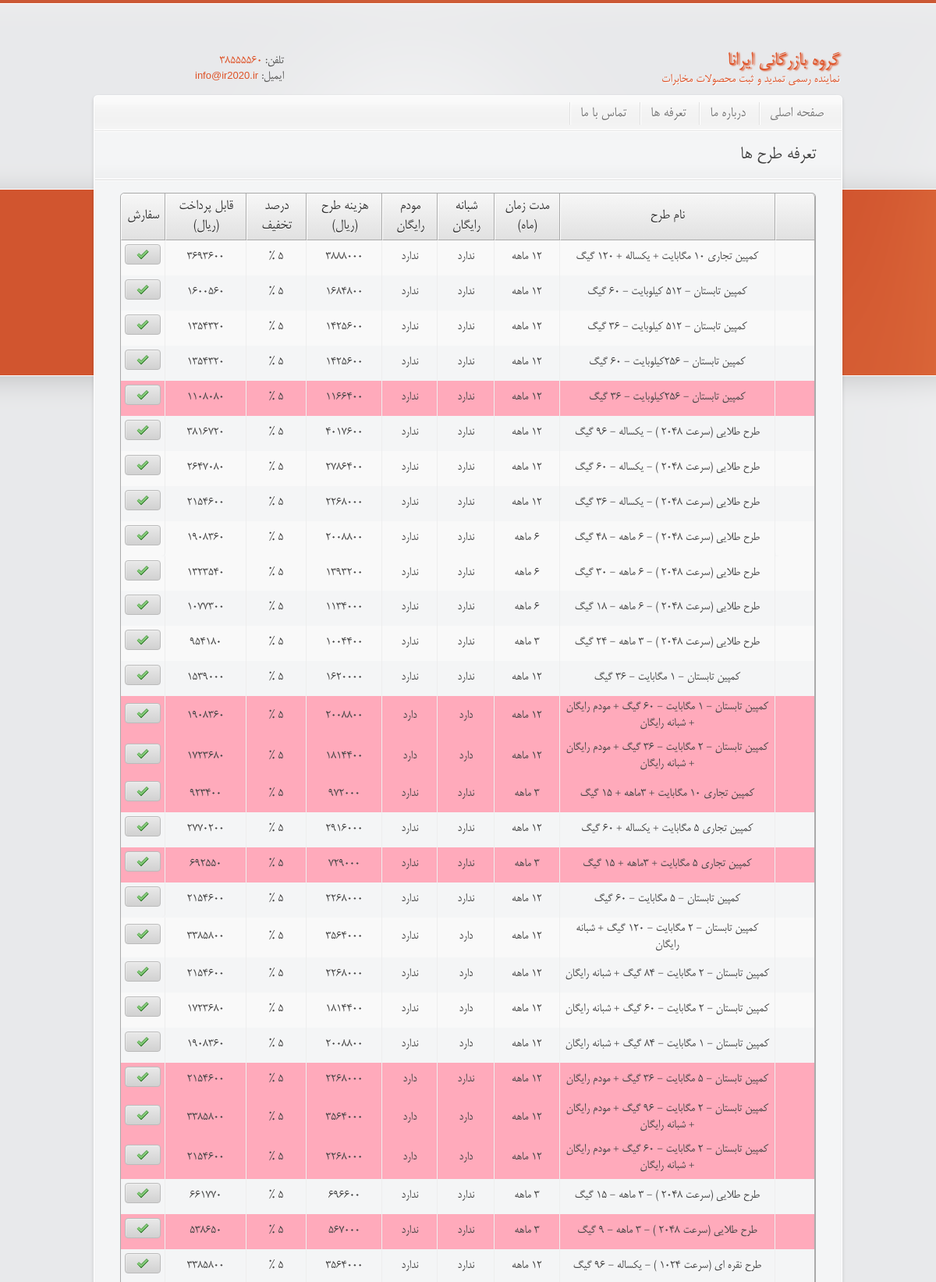
Screenshot of /price.php (upper part) with the database file from the repository.
### tables this page shows
CREATE TABLE IF NOT EXISTS `settings` (
`id` int(11) NOT NULL,
  `key` varchar(30) NOT NULL,
  `value` text NOT NULL
);

CREATE TABLE IF NOT EXISTS `plans` (
`id` int(11) NOT NULL,
  `pname` varchar(100) NOT NULL,
  `month` int(11) NOT NULL,
  `gig` int(11) NOT NULL,
  `night` tinyint(1) NOT NULL,
  `modem` tinyint(1) NOT NULL,
  `price` double NOT NULL,
  `percent` tinyint(3) unsigned NOT NULL,
  `special` tinyint(1) NOT NULL,
  `position` int(11) NOT NULL,
  `remove` tinyint(1) NOT NULL,
  `hispecial` tinyint(1) NOT NULL DEFAULT '0'
);

### classes/database.php (called while the page is built, shortened)
<?php
  include_once("security.php");
class Database
  {
 private static $me;
 private $link;
 public $cmd;
 function __construct()
 {
      $this->link = mysqli_connect(_DB_SERVER,_DB_USER,_DB_PASS);
	  mysqli_set_charset($this->link, "utf8");
      mysqli_select_db($this->link,_DB_NAME);
 }
public static function GetDatabase()
{
   if(is_null(self::$me))
       self::$me = new Database();
    return self::$me;
 }
public function RunSQL()
{
   $security = Security::GetSecurity ();
   $this->cmd = $security->Xss_Clean($this->cmd);
   $result =  mysqli_query($this->link,$this->cmd);
   return $result;
}
function Select($tableName, $fields=NULL, $where = NULL, $order = NULL)
{
    if ($where) $where = " WHERE " . $where;
	$this->cmd = "SELECT $fields FROM `$tableName` " . $where . $order;
	$res = $this->RunSQL();
    if ($res)
	    return mysqli_fetch_array($res);
	else
        return false;
}
public function  SelectAll($tableName, $fields,$where = NULL,
                 $order = NULL, $from = NULL, $count = NULL)
 {
	$limit = "";
    if (!$fileds) $fields="*";
    if ($where) $where = " WHERE " . $where;
    if ($order) $order = " ORDER BY " . $order;
    $this->cmd = "SELECT $fields FROM `$tableName` " . $where . " " . $order . " " . $limit;
    $res =$this->RunSQL();
    $rows = array();
    if ($res)
    {
        while($row = mysqli_fetch_array($res)) $rows[] = $row;
    }
    return $rows;
}
  }
?>

### classes/functions.php (called while the page is built, shortened)
<?php
	include_once("database.php");
	   function GetSettingValue($key, $strip_tags = 0)
       {
			$db = Database::GetDatabase();
			$row = $db ->Select("settings","value","`key`='{$key}'");
			return ($row) ? $row["value"] : false;
       }
?>

### classes/security.php (called while the page is built, shortened)
<?php
class Security
{
    private static $me;
    public static function GetSecurity()
    {
      if(is_null(self::$me))
         self::$me = new Security();
      return self::$me;
    }
    public function Xss_Clean($data)
    {
        $data = str_replace(array('&amp;','&lt;','&gt;'), array('&amp;amp;','&amp;lt;','&amp;gt;'), $data);
        $data = preg_replace('/(&#*\w+)[\x00-\x20]+;/u', '$1;', $data);
        $data = preg_replace('/(&#x*[0-9A-F]+);*/iu', '$1;', $data);
        $data = html_entity_decode($data, ENT_COMPAT, 'UTF-8');
        $data = preg_replace('#(<[^>]+?[\x00-\x20"\'])(?:on|xmlns)[^>]*+>#iu', '$1>', $data);
        $data = preg_replace('#([a-z]*)[\x00-\x20]*=[\x00-\x20]*([`\'"]*)[\x00-\x20]*j[\x00-\x20]*a[\x00-\x20]*v[\x00-\x20]*a[\x00-\x20]*s[\x00-\x20]*c[\x00-\x20]*r[\x00-\x20]*i[\x00-\x20]*p[\x00-\x20]*t[\x00-\x20]*:#iu', '$1=$2nojavascript...', $data);
        $data = preg_replace('#([a-z]*)[\x00-\x20]*=([\'"]*)[\x00-\x20]*v[\x00-\x20]*b[\x00-\x20]*s[\x00-\x20]*c[\x00-\x20]*r[\x00-\x20]*i[\x00-\x20]*p[\x00-\x20]*t[\x00-\x20]*:#iu', '$1=$2novbscript...', $data);
        $data = preg_replace('#([a-z]*)[\x00-\x20]*=([\'"]*)[\x00-\x20]*-moz-binding[\x00-\x20]*:#u', '$1=$2nomozbinding...', $data);
        $data = preg_replace('#(<[^>]+?)style[\x00-\x20]*=[\x00-\x20]*[`\'"]*.*?expression[\x00-\x20]*\([^>]*+>#i', '$1>', $data);
        $data = preg_replace('#(<[^>]+?)style[\x00-\x20]*=[\x00-\x20]*[`\'"]*.*?behaviour[\x00-\x20]*\([^>]*+>#i', '$1>', $data);
        $data = preg_replace('#(<[^>]+?)style[\x00-\x20]*=[\x00-\x20]*[`\'"]*.*?s[\x00-\x20]*c[\x00-\x20]*r[\x00-\x20]*i[\x00-\x20]*p[\x00-\x20]*t[\x00-\x20]*:*[^>]*+>#iu', '$1>', $data);
        $data = preg_replace('#</*\w+:\w[^>]*+>#i', '', $data);
        do
        {
            $old_data = $data;
            $data = preg_replace('#</*(?:applet|b(?:ase|gsound|link)|embed|frame(?:set)?|i(?:frame|layer)|l(?:ayer|ink)|meta|object|s(?:cript|tyle)|title|xml)[^>]*+>#i', '', $data);
        }
        while ($old_data !== $data);
        return $data;
    }
}
?>

### price.php (the view, shortened to what this page needs)
<?php
  include_once("inc/header.php");
    include_once("classes/database.php");
  include_once("classes/functions.php");
  $db = Database::GetDatabase();
$html =<<<cd
  <link rel="stylesheet" href="manager/css/tables.css" type="text/css">
  <link rel="stylesheet" href="manager/css/forms.css" type="text/css">
    <!-- <script src="manager/js/jquery.tools.min.js"></script>
    <script src="manager/js/jquery.ui.min.js"></script>
    <script src="manager/js/jquery.tables.js"></script> -->
    <!-- <style>
      a.button-blue{
        background: -webkit-gradient(linear, left top, left bottom, from(#faa51a), to(#f47a20)) !important;
        color:#2f2f2f !important;
        font-size:15px !important;
        border:1px solid #dd6611 !important;
      }
      a.button-blue:hover,
      a.button-blue:focus{
        background: -webkit-gradient(linear, left top, left bottom, from(#f88e11), to(#f06015)) !important;
        border: solid 1px #aa5511 !important;
        color: #fef4e9 !important;
      }
      a.button-blue.current{
        color:#fff !important;
      }
    </style> -->
    <div class="main png_bg">
      <div class="inner_main">
        <div class="container_alpha slogan">
          <h1>تعرفه طرح ها</h1>
        </div>
        <div class="container_gamma slogan" style="background:none">
cd;
$rows = $db->SelectAll("plans","*"," remove = 0 ","position Asc");
$table=<<<cd
<table class="datatable full">
    <thead class="rtl">
        <tr>
		  <th>  </th>
          <th>نام طرح</th>
          <th>مدت زمان (ماه)</th>
          <th>شبانه رایگان</th>
          <th>مودم رایگان</th>
          <th>هزینه طرح (ریال)</th>
          <th>درصد تخفیف</th>
          <th>قابل پرداخت (ریال)</th>
          <th>سفارش</th>
        </tr>
    </thead>
  <tbody class="rtl">
cd;
for($i = 0; $i < Count($rows); $i++)
{
 $rows[$i]["month"] = ($rows[$i]["month"])." ماهه ";
 $rows[$i]["gig"]   = ($rows[$i]["gig"])." گیگابایت ";
 $rows[$i]["night"] = ($rows[$i]["night"])?"دارد" :"ندارد";
 $rows[$i]["modem"] = ($rows[$i]["modem"])?"دارد" :"ندارد";
 $percent = $rows[$i]["percent"]." % ";
if (($i+1)%10 == 0)
  $table.=<<<cd
  </tbody>
<tbody class="rtl" style="display: table-row-group;">
cd;
$percentedprice =$rows[$i]["price"]-(($rows[$i]["price"]*$rows[$i]["percent"])/100);
if ($rows[$i]["special"])
 {
  $class= "spec";
 }
else
 {
   $class = "";
 }
 if ($rows[$i]["hispecial"])
 {
  $offer= "<img src='./images/offer.gif' width='40px' height='40px' />";
 }
else
 {
   $offer = "";
 }
$table .=<<<cd
        <tr class="$class">
			<td>{$offer}</td>
            <td>{$rows[$i]["pname"]}</td>
            <td>{$rows[$i]["month"]}</td>
            <td>{$rows[$i]["night"]}</td>
            <td>{$rows[$i]["modem"]}</td>
            <td>{$rows[$i]["price"]}</td>
            <td>{$percent}</td>
            <td>{$percentedprice}</td>
            <td>
              <a href="main.php?act=neword&planid={$rows[$i]["id"]}&do=ok" class="button button-gray no-text" style="display:inline-block;padding:0 10px;">
                <span class="order"></span>
              </a>
            </td>
        </tr>
cd;
}
$table.="</tbody> </table>";
$html.=<<<cd
          {$table}
          <div class="clearfix"></div>
        </div>
        <div class="container_alpha slogan">
          <h1>تعرفه حجم ها</h1>
        </div>
        <div class="container_gamma slogan" style="background:none">
cd;
$rows = $db->SelectAll("volumes","*",null,"id Asc");
$table=<<<cd
<table class="datatable full">
    <thead class="rtl">
        <tr>
            <th>از حجم (گیگابایت)</th>
            <th>تا حجم (گیگابایت)</th>
            <th>قیمت (ریال)</th>
            <th>درصد تخفیف</th>
            <th>قابل پرداخت (ریال)</th>
        </tr>
    </thead>
  <tbody class="rtl">
cd;
for($i = 0; $i < Count($rows); $i++)
{
 $rows[$i]["fvol"] = ($rows[$i]["fvol"])." گیگابایت ";
 $rows[$i]["tvol"] = ($rows[$i]["tvol"])." گیگابایت ";
 $rows[$i]["percent"] = $rows[$i]["percent"]+" % ";
 $percentedprice = $rows[$i]["price"]-(($rows[$i]["price"]*$rows[$i]["percent"])/100);
$table .=<<<cd
        <tr>
            <td>{$rows[$i]["fvol"]}</td>
            <td>{$rows[$i]["tvol"]}</td>
            <td>{$rows[$i]["price"]}</td>
            <td>{$percent}</td>
      <td>{$percentedprice}</td>
        </tr>
cd;
}
$table.="</tbody> </table>";
$html.=<<<cd
          {$table}
          <div class="clearfix"> </div>
        </div>
      </div>
    </div>
      <div class="endmain png_bg"></div>
cd;
    echo $html;
  include_once("inc/footer.php");
?>

### inc/header.php (shortened to what this page needs)
<?php
	include_once("./classes/database.php");
	include_once("./classes/functions.php");
	$Contact_Email = GetSettingValue('Contact_Email',0);
	$Tell_Number = GetSettingValue('Tell_Number',0);
?>
<!DOCTYPE html>
<html lang="fa" class="no-js"><head>
	<link rel="stylesheet" href="css/style.css">
	<link rel="stylesheet" href="css/rainbow.css" type="text/css">
</head>
<body>
	<iframe style="position:absolute;z-index:1001;top:15px;left:155px;width:150px;height:150px;" src="/eNamadLogo.htm" frameborder="0" scrolling="no" allowtransparency="true"></iframe>
  	<div id="container">
	    <div id="header">
			<div id="logo">
				<h1 style="color:#DE5328;text-shadow:2px 1px 2px #DE5328">گروه بازرگانی ایرانا<span>نماینده رسمی تمدید و ثبت محصولات مخابرات</span></h1>
			</div>
			<div id="personal_data">
				<p>تلفن: <span style="display:inline-block;direction:ltr !important"><?php echo $Tell_Number?></span></p>
				<p>ایمیل: <span><a href="mailto:info@irana.ir" class="latin-font"><?php echo $Contact_Email?></a></span></p>
			</div>
		</div>
		<div id="menu" class="png_bg ltr">
			<ul>
				<li>
					<a href="index.html">صفحه اصلی</a>
				</li>
				<li>
					<a href="aboutus.html" class="">درباره ما</a>
				</li>
				<li>
					<a href="price.html" class="">تعرفه ها</a>
				</li>
				<li>
					<a href="contact.html">تماس با ما</a>
				</li>
			</ul>
		</div>

### inc/footer.php (shortened to what this page needs)
</div>
</body>
</html>

### css/rainbow.css (style rules this page uses)
a, a:active, a:visited ,#main_link_color,#personal_data p span,#personal_data p span a { color:#DE5328; }
h1 strong,h2 strong,h3 strong,h4 strong,h5 strong,h6 strong,.dropcapcolor,.inner_main .widget ul.testimonials li p span,.post_header a:hover,.breadcrumbs p span,h1 span, h2 span, h3 span, h4 span, h5 span, h6 span,.hotstuff ul li a { color:#DE5328; }
body { background:url(../images/background.png) repeat-x scroll 0 0 #e8e9eb; }
a:link { -webkit-tap-highlight-color: #DE5328; }

### manager/css/tables.css (style rules this page uses)
table.full { width: 100%; }
table.datatable { border: 1px solid #aaa; border-collapse: separate; border-spacing: 0; -moz-border-radius: 5px; -webkit-border-radius: 5px; -khtml-border-radius: 5px; border-radius: 5px; direction:rtl !important; }
table.datatable thead th { background: #f7f7f7; background: -webkit-gradient(linear, left top, left bottom, from(#f7f7f7), to(#e1e1e1)); background: -moz-linear-gradient(top, #f7f7f7, #e1e1e1); -pie-background: linear-gradient(top, #f7f7f7, #e1e1e1); border-bottom: 1px solid #aaa; color: #333; text-shadow: 0 1px 0 #fff; position: relative; }
table.datatable thead th { border-right: 1px solid #aaa; }
table.datatable thead th:first-child { border-right: 1px solid #aaa; }
table.datatable thead th { border-left: 1px solid #fff; }
table.datatable thead th:first-child { -moz-border-radius-topright: 5px; -webkit-border-top-right-radius: 5px; -khtml-border-top-right-radius: 5px; border-radius: 0 5px 0 0; }
table.datatable thead th:last-child { -moz-border-radius-topleft: 5px; -webkit-border-top-left-radius: 5px; -khtml-border-top-left-radius: 5px; border-radius: 5px 0 0 0; }
table.datatable tbody tr:last-child td:first-child { -moz-border-radius-bottomleft: 5px; -webkit-border-bottom-left-radius: 5px; -khtml-border-bottom-left-radius: 5px; border-radius: 0 0 0 5px; }
table.datatable tbody tr:last-child td:last-child { -moz-border-radius-bottomright: 5px; -webkit-border-bottom-right-radius: 5px; -khtml-border-bottom-right-radius: 5px; border-radius: 0 0 5px 0; }
table.datatable th, table.datatable td { padding: 5px; vertical-align: middle; font-size: 17px; text-align: center; }
table.datatable tbody tr:nth-child(odd) td { background: #f9f9f9; }
table.datatable tbody td { border-right: 1px solid #eee; }
table.datatable tbody td:first-child { border-right: 1px solid #aaa; }
table.datatable tr.spec td { background-color: #FFAABB !important; }

### manager/css/forms.css (style rules this page uses)
.button { -moz-border-radius: 4px; -webkit-border-radius: 4px; -khtml-border-radius: 4px; border-radius: 4px; -moz-box-shadow:inset 1px 1px 0 rgba(255,255,255,0.3); -webkit-box-shadow:inset 1px 1px 0 rgba(255,255,255,0.3); box-shadow:inset 1px 1px 0 rgba(255,255,255,0.3); cursor: pointer; display: inline-block; font: 12px/16px 'Lucida Grande', 'Lucida Sans Unicode', 'Helvetica Neue', Helvetica, Arial, Verdana, sans-serif; padding: 4px 10px; outline: none !important; text-align: center; text-decoration: none; position: relative; -moz-box-sizing: border-box !important; }
.button-gray { background: #f1f1f1; background: -webkit-gradient(linear, left top, left bottom, from(#e9e9e9), to(#d1d1d1)); background: -moz-linear-gradient(top, #e9e9e9, #d1d1d1); -pie-background: linear-gradient(top, #e9e9e9, #d1d1d1); border: 1px solid #bbb; color: #555; text-shadow: 0 1px 0 #fff; }
.button span { display: inline-block; float: left; height: 16px; margin-right: 5px; position: relative; width: 16px; }
a.button.no-text { display: block; text-indent: -999em; padding: 0; line-height: 24px; overflow: hidden; }
.button.no-text span { display: block; margin: 0; height: 24px; width: 24px; }
.button span.order { background: transparent url(../images/tick.png) no-repeat center center; }

### rows the page displays
settings: value "38555560"
plans: pname "کمپین تجاری 10 مگابایت + یکساله + 120 گیگ", month "12 ماهه", night "ندارد", modem "ندارد", price "3888000", percent "5 %", percentedprice "3693600"
plans: pname "کمپین تابستان - 512 کیلوبایت - 60 گیگ", month "12 ماهه", night "ندارد", modem "ندارد", price "1684800", percent "5 %", percentedprice "1600560"
plans: pname "کمپین تابستان - 512 کیلوبایت - 36 گیگ", month "12 ماهه", night "ندارد", modem "ندارد", price "1425600", percent "5 %", percentedprice "1354320"
plans: pname "کمپین تابستان - 256کیلوبایت - 60 گیگ", month "12 ماهه", night "ندارد", modem "ندارد", price "1425600", percent "5 %", percentedprice "1354320"
plans: pname "کمپین تابستان - 256کیلوبایت - 36 گیگ", month "12 ماهه", night "ندارد", modem "ندارد", price "1166400", percent "5 %", percentedprice "1108080"
plans: pname "طرح طلایی (سرعت 2048 ) - یکساله - 96 گیگ", month "12 ماهه", night "ندارد", modem "ندارد", price "4017600", percent "5 %", percentedprice "3816720"
plans: pname "طرح طلایی (سرعت 2048 ) - یکساله - 60 گیگ", month "12 ماهه", night "ندارد", modem "ندارد", price "2786400", percent "5 %", percentedprice "2647080"
plans: pname "طرح طلایی (سرعت 2048 ) - یکساله - 36 گیگ", month "12 ماهه", night "ندارد", modem "ندارد", price "2268000", percent "5 %", percentedprice "2154600"
plans: pname "طرح طلایی (سرعت 2048 ) - 6 ماهه - 48 گیگ", month "6 ماهه", night "ندارد", modem "ندارد", price "2008800", percent "5 %", percentedprice "1908360"
plans: pname "طرح طلایی (سرعت 2048 ) - 6 ماهه - 30 گیگ", month "6 ماهه", night "ندارد", modem "ندارد", price "1393200", percent "5 %", percentedprice "1323540"
plans: pname "طرح طلایی (سرعت 2048 ) - 6 ماهه - 18 گیگ", month "6 ماهه", night "ندارد", modem "ندارد", price "1134000", percent "5 %", percentedprice "1077300"
plans: pname "طرح طلایی (سرعت 2048 ) - 3 ماهه - 24 گیگ", month "3 ماهه", night "ندارد", modem "ندارد", price "1004400", percent "5 %", percentedprice "954180"
plans: pname "کمپین تابستان - 1 مگابایت - 36 گیگ", month "12 ماهه", night "ندارد", modem "ندارد", price "1620000", percent "5 %", percentedprice "1539000"
plans: pname "کمپین تابستان - 1 مگابایت - 60 گیگ + مودم رایگان + شبانه رایگان", month "12 ماهه", night "دارد", modem "دارد", price "2008800", percent "5 %", percentedprice "1908360"
plans: pname "کمپین تابستان - 2 مگابایت - 36 گیگ + مودم رایگان + شبانه رایگان", month "12 ماهه", night "دارد", modem "دارد", price "1814400", percent "5 %", percentedprice "1723680"
plans: pname "کمپین تجاری 10 مگابایت + 3ماهه + 15 گیگ", month "3 ماهه", night "ندارد", modem "ندارد", price "972000", percent "5 %", percentedprice "923400"
plans: pname "کمپین تجاری 5 مگابایت + یکساله + 60 گیگ", month "12 ماهه", night "ندارد", modem "ندارد", price "2916000", percent "5 %", percentedprice "2770200"
plans: pname "کمپین تجاری 5 مگابایت + 3ماهه + 15 گیگ", month "3 ماهه", night "ندارد", modem "ندارد", price "729000", percent "5 %", percentedprice "692550"
plans: pname "کمپین تابستان - 5 مگابایت - 60 گیگ", month "12 ماهه", night "ندارد", modem "ندارد", price "2268000", percent "5 %", percentedprice "2154600"
plans: pname "کمپین تابستان - 2 مگابایت - 120 گیگ + شبانه رایگان", month "12 ماهه", night "دارد", modem "ندارد", price "3564000", percent "5 %", percentedprice "3385800"
plans: pname "کمپین تابستان - 2 مگابایت - 84 گیگ + شبانه رایگان", month "12 ماهه", night "دارد", modem "ندارد", price "2268000", percent "5 %", percentedprice "2154600"
plans: pname "کمپین تابستان - 2 مگابایت - 60 گیگ + شبانه رایگان", month "12 ماهه", night "دارد", modem "ندارد", price "1814400", percent "5 %", percentedprice "1723680"
plans: pname "کمپین تابستان - 1 مگابایت - 84 گیگ + شبانه رایگان", month "12 ماهه", night "دارد", modem "ندارد", price "2008800", percent "5 %", percentedprice "1908360"
plans: pname "کمپین تابستان - 5 مگابایت - 36 گیگ + مودم رایگان", month "12 ماهه", night "ندارد", modem "دارد", price "2268000", percent "5 %", percentedprice "2154600"
plans: pname "کمپین تابستان - 2 مگابایت - 96 گیگ + مودم رایگان + شبانه رایگان", month "12 ماهه", night "دارد", modem "دارد", price "3564000", percent "5 %", percentedprice "3385800"
plans: pname "کمپین تابستان - 2 مگابایت - 60 گیگ + مودم رایگان + شبانه رایگان", month "12 ماهه", night "دارد", modem "دارد", price "2268000", percent "5 %", percentedprice "2154600"
plans: pname "طرح طلایی (سرعت 2048 ) - 3 ماهه - 15 گیگ", month "3 ماهه", night "ندارد", modem "ندارد", price "696600", percent "5 %", percentedprice "661770"
plans: pname "طرح طلایی (سرعت 2048 ) - 3 ماهه - 9 گیگ", month "3 ماهه", night "ندارد", modem "ندارد", price "567000", percent "5 %", percentedprice "538650"
plans: pname "طرح نقره ای (سرعت 1024 ) - یکساله - 96 گیگ", month "12 ماهه", night "ندارد", modem "ندارد", price "3564000", percent "5 %", percentedprice "3385800"
